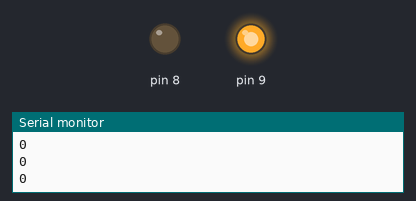
A sketch run on a simulated Arduino Uno, built with avr-gcc and run on an emulated ATmega328P. Parts: output pins drawn as LEDs (lit = HIGH), the last lines printed to the serial monitor.

Above: at 0.8 s.
At 9.1 s:
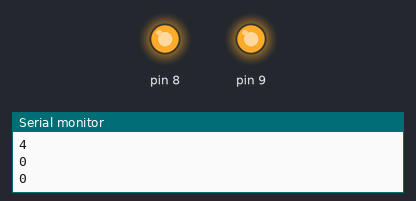
Timing chart, 0 to 15.2 s (numbered marks = the images above):
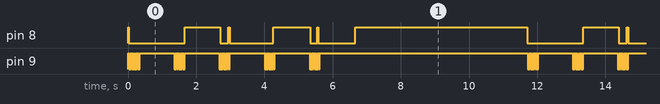

Measured:
- by itself, pin 9: moves between LOW and HIGH, repeating every 11.7 s
- by itself, pin 8: repeats every 11.7 s: LOW 1.6 s, HIGH 1.0 s, LOW 0.24 s, HIGH 0.04 s, LOW 1.3 s, HIGH 1.1 s, LOW 0.20 s, HIGH 0.04 s, LOW 1.1 s, HIGH 5.0 s
- by itself, everything shown: repeats every 11.7 s, in 12 steps

The sketch:

I2C_Test.ino
```cpp
int period = 20;

void setup() {
  // put your setup code here, to run once:
  Serial.begin(9600);
  pinMode(8, OUTPUT);
  pinMode(9, OUTPUT);

}

void loop() {
  // put your main code here, to run repeatedly:
  //Setup start condition
  digitalWrite(8, HIGH);
  digitalWrite(9, HIGH);
  delay(period);
  // Start condition
  digitalWrite(8, LOW);
  digitalWrite(9, HIGH);
  delay(period);
  for(int i = 0; i < 5; i++){
    uint8_t index = 0x80;
    Serial.println(i);
    Serial.println();
    for(int o = 0; o < 8; o++){
      digitalWrite(9, LOW);
      delay(period);
      digitalWrite(8, i & index);
      digitalWrite(9, HIGH);
      Serial.println(i & index);
      index = index >> 1;
      delay(period);
    }
    Serial.println();
    delay(1000);
  }
  // Setup for stop condition
  digitalWrite(8, LOW);
  digitalWrite(9, HIGH);
  delay(period);
  // Stop condition
  digitalWrite(8, HIGH);
  digitalWrite(9, HIGH);
  delay(period);
  delay(5000);
}
```
